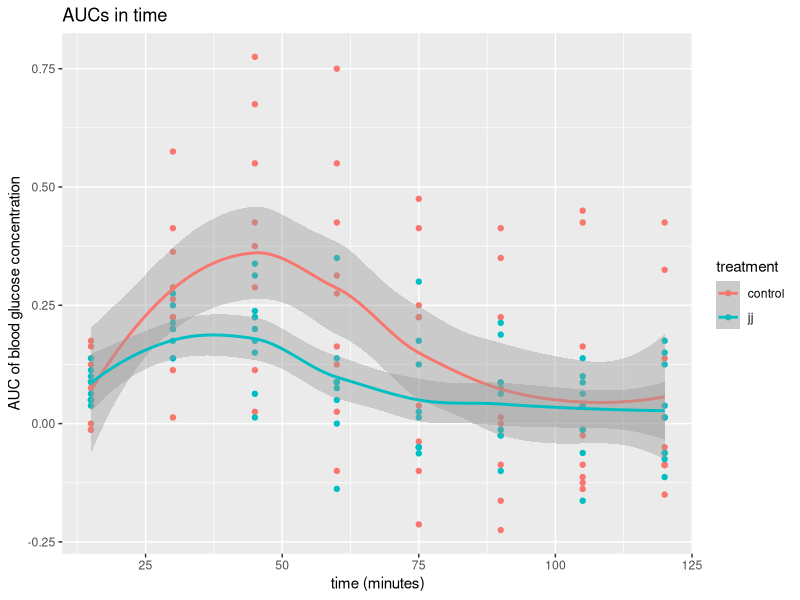

Reproduce this figure in R. (Note: this script raises an error after producing the figure.)
# Read data
t_control <- read.csv("control.csv")
names(t_control) <- c("t", names(t_control)[-1])
t_control$Gemiddeld <- NULL

t_jj <- read.csv("jj.csv")
names(t_jj) <- c("t", names(t_jj)[-1])
t_jj$Gemiddeld <- NULL

t_control_long <- tidyr::pivot_longer(
  t_control,
  cols = starts_with("X"),
  names_to = "person_id"
)
t_control_long$treatment <- "control"

t_jj_long <- tidyr::pivot_longer(
  t_jj,
  cols = starts_with("X"),
  names_to = "person_id"
)
t_jj_long$treatment <- "jj"
t <- rbind(t_control_long, t_jj_long)
t

library(ggplot2)
ggplot(
  t,
  aes(x = t, y = value, color = treatment)
) + geom_point() + geom_smooth() +
  scale_y_continuous("AUC of blood glucose concentration") +
  scale_x_continuous("time (minutes)") +
  ggtitle("AUCs in time") +
  ggsave("aucs_in_time.png", width = 7, height = 7)

t$person_id <- as.factor(t$person_id)

ggplot(
  t,
  aes(x = t, y = value, color = treatment)
) + geom_point() + geom_smooth() +
  scale_y_continuous("AUC of blood glucose concentration") +
  scale_x_continuous("time (minutes)") +
  ggtitle("AUCs in time") +
  facet_grid(person_id ~ .) +
  ggsave("aucs_in_time_pp.png", width = 7, height = 49)

t$gi <- NA

get_gi <- function(t, time = 15, person_id = "X1") {
  # Get the value for the control
  auc_control <- t[
    t$t == time & t$person_id == person_id & t$treatment == "control",
  ]$value
  # Get the value for the jj
  auc_jj <- t[
    t$t == time & t$person_id == person_id & t$treatment == "jj",
  ]$value

  # GI = jj / control
  auc_jj / auc_control
}

t
for (row_index in seq_len(nrow(t))) {
  t$gi[row_index] <- get_gi(
    t = t, time = t$t[row_index], person_id= t$person_id[row_index]
  )
}
t$gi[is.infinite(t$gi)] <- NA

ggplot(
  t,
  aes(x = t, y = gi, color = treatment)
) + geom_point() + geom_smooth() +
  scale_y_continuous("GI") +
  scale_x_continuous("time (minutes)") +
  ggtitle("GI in time") +
  ggplot2::geom_hline(yintercept = 0.0) +
  ggplot2::geom_hline(yintercept = 0.55) +
  ggplot2::geom_hline(yintercept = 0.70) +
  ggsave("gi_in_time.png", width = 7, height = 49)

# From https://en.wikipedia.org/wiki/Glycemic_index#Grouping
# that means JJ has a low glycemic index
sum_auc_control <- sum(t[t$treatment == "control", ]$value)
sum_auc_jj <- sum(t[t$treatment == "jj", ]$value)

# GI assuming control is glucose (with a GI of 100)
relative_gi <- sum_auc_jj / sum_auc_control

# Compared to white bread, the relative GI is 53%
testthat::expect_equal(relative_gi, 0.526013, tol = 0.000001)

# However, we know that white bread has a glycemic index of around 75
# (instead of 100 of glucose)
gi_control <- 75

# To calculate the GI of JJ we need to increase the relative GI
gi <- relative_gi / (gi_control / 100.0)
testthat::expect_equal(gi, 0.7013507, tol = 0.000001)

# A GI of 70% is a high GI [2]

## References
#
# * [2] Atkinson, Fiona S., Kaye Foster-Powell, and Jennie C. Brand-Miller. "International tables of glycemic index and glycemic load values: 2008." Diabetes care 31.12 (2008): 2281-2283.
# * [3] https://en.wikipedia.org/wiki/Glycemic_index#Grouping
